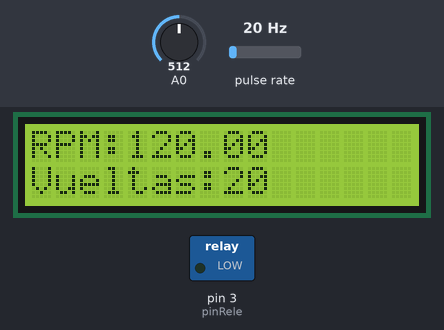
Simulated run of this sketch. Board: Arduino Uno, built with avr-gcc and run on an emulated ATmega328P. Parts: 16×2 character LCD, switched loads named in the sketch (green lamp = pin HIGH). Wiring (inferred from the names in the program): pulse sensor: data pin 2. The inputs (shaded band) are chosen by the test bench; at power-on: pulse rate 20 Hz, A0 = 512. What the sketch prints to the serial monitor is not drawn.

Above: at 1.6 s.
1.7 s: pulse rate (sensor on pin 2) set to 4 Hz
At 2.7 s:
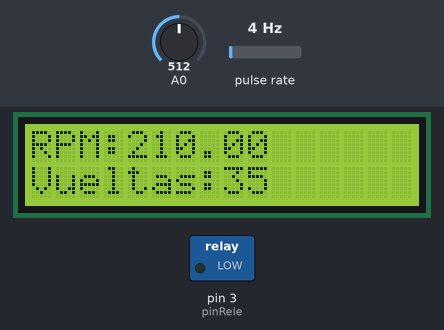
4.5 s: pulse rate (sensor on pin 2) set to 50 Hz
At 5.8 s:
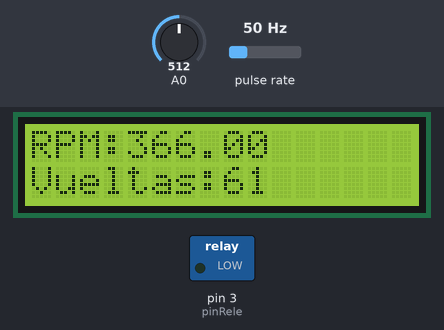
7.5 s: pulse rate (sensor on pin 2) set to 100 Hz
At 8.5 s:
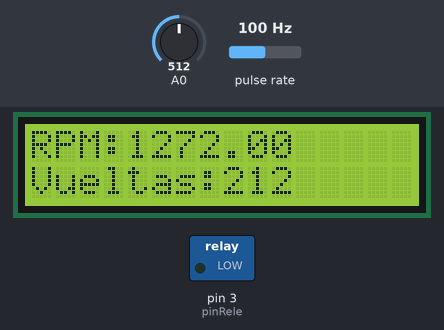
Timing chart, 0 to 10.5 s (numbered marks = the images above; inputs shaded):
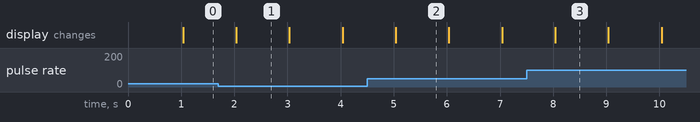

Measured:
- what the display in image 1 shows lasts 1.0 s, from 2.0 s to 3.0 s

The sketch:

TACOMETRO.ino
```cpp
#include <LiquidCrystal.h>

// Configuración de la pantalla LCD
LiquidCrystal lcd(8, 9, 4, 5, 6, 7); // Pines RS, E, D4, D5, D6, D7

const int pinSensor = 2; // Pin para la interrupción del sensor
const int pinRele = 3; // Pin para controlar el relé

volatile unsigned long contadorPulsos = 0; // Contador de pulsos
unsigned long tiempoUltimoPulso = 0; // Tiempo del último pulso

unsigned long tiempoUltimaLectura = 0; // Tiempo de la última lectura
unsigned long tiempoInicioEnsayo = 0; // Tiempo de inicio del ensayo
const unsigned long intervaloLectura = 1000; // Intervalo de 1 segundo para calcular RPM

const int pulsosPorVuelta = 1; // Número de rendijas
const unsigned long tiempoAntiRebote = 10; // Tiempo mínimo entre pulsos en milisegundos para evitar rebotes
const unsigned long tiempoDeteccionParada = 2000; // Tiempo sin interrupciones para considerar que el motor se ha detenido (en ms)

// Variables para el filtro de media móvil
const int numeroLecturas = 10;
float lecturas[numeroLecturas];
int indiceLectura = 0;
float totalLecturas = 0;
float promedioRPM = 0;

unsigned long vueltasTotales = 0; // Variable para acumular las vueltas totales

bool motorEnMarcha = false; // Variable para monitorear si el motor ha comenzado a girar
bool releActivo = false; // Variable para mantener el estado del relé

void setup() {
  pinMode(pinSensor, INPUT_PULLUP);
  pinMode(pinRele, OUTPUT); // Configurar el pin del relé como salida
  attachInterrupt(digitalPinToInterrupt(pinSensor), contarPulso, RISING); // Configurar interrupción
  Serial.begin(9600); // Inicializar comunicación serial

  // Inicializar la pantalla LCD
  lcd.begin(16, 2); // Configurar la pantalla de 16 columnas y 2 filas
  lcd.print("Iniciando...");

  tiempoInicioEnsayo = millis(); // Guardar el tiempo de inicio del ensayo
  for (int i = 0; i < numeroLecturas; i++) {
    lecturas[i] = 0;
  }
}

void loop() {
  unsigned long tiempoActual = millis(); // Obtener el tiempo actual

  if (tiempoActual - tiempoUltimaLectura >= intervaloLectura) { // Cada 1 segundo
    noInterrupts(); // Deshabilitar interrupciones para leer el contador de manera segura
    unsigned long contadorPulsosTemporal = contadorPulsos;
    contadorPulsos = 0;
    interrupts(); // Habilitar interrupciones nuevamente

    // Calcular RPM
    float vueltas = contadorPulsosTemporal / (float)pulsosPorVuelta;
    float rpm = vueltas * 60.0; // Convertir revoluciones por segundo a RPM

    // Acumular las vueltas totales
    vueltasTotales += (unsigned long)vueltas;

    // Agregar la lectura actual al total y actualizar el promedio
    totalLecturas -= lecturas[indiceLectura];
    lecturas[indiceLectura] = rpm;
    totalLecturas += lecturas[indiceLectura];
    indiceLectura = (indiceLectura + 1) % numeroLecturas;
    promedioRPM = totalLecturas / numeroLecturas;

    // Actualizar el estado del motor
    if (promedioRPM > 0) {
      motorEnMarcha = true; // El motor ha comenzado a girar
    }

    // Controlar el relé en función de la falta de interrupciones
    if (motorEnMarcha && (tiempoActual - tiempoUltimoPulso) >= tiempoDeteccionParada && !releActivo) {
      digitalWrite(pinRele, HIGH); // Activar el relé si no hay interrupciones por un tiempo determinado
      motorEnMarcha = false; // Reiniciar el estado del motor
      releActivo = true; // Mantener el relé activado
    }

    // Calcular el tiempo transcurrido desde el inicio
    unsigned long tiempoTranscurrido = tiempoActual - tiempoInicioEnsayo; // Tiempo transcurrido en milisegundos
    float tiempoTranscurridoSegundos = tiempoTranscurrido / 1000.0; // Convertir a segundos

    // Mostrar en la pantalla LCD
    lcd.clear();
    lcd.setCursor(0, 0);
    lcd.print("RPM:");
    lcd.print(promedioRPM);
    lcd.setCursor(0, 1);
    lcd.print("Vueltas:");
    lcd.print(vueltasTotales);

    // Imprimir en formato para el Plotter Serial
    Serial.print("Vueltas:");
    Serial.print(vueltas);
    Serial.print(", RPM:");
    Serial.print(promedioRPM);
    Serial.print(", Velocidad:");
    Serial.print(analogRead(A0) * (5.0 / 1023.0) * 100); // Asumiendo un rango de 0 a 100%
    Serial.print(", Vueltas Totales:");
    Serial.print(vueltasTotales); // Imprimir el total acumulado de vueltas
    Serial.print(", Tiempo Transcurrido (s):");
    Serial.println(tiempoTranscurridoSegundos); // Imprimir el tiempo transcurrido

    tiempoUltimaLectura = tiempoActual; // Actualizar el tiempo
  }
}

void contarPulso() {
  unsigned long tiempoActual = millis();
  if (tiempoActual - tiempoUltimoPulso > tiempoAntiRebote) {
    contadorPulsos++;
    tiempoUltimoPulso = tiempoActual;
  }
}
```
